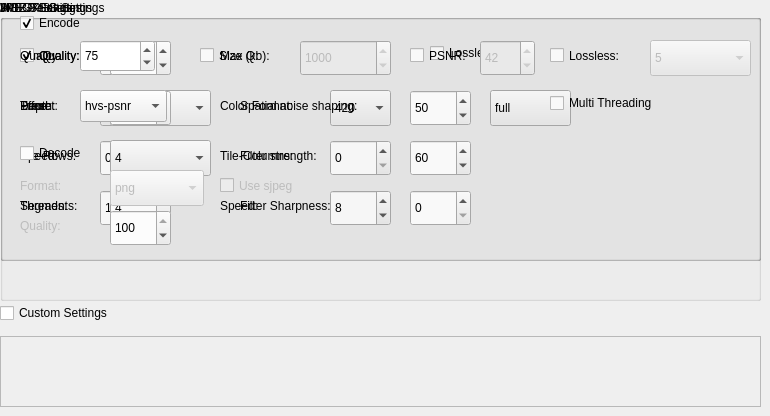
   <widget class="QWidget" name="tab_2">
    <attribute name="title">
     <string>Settings</string>
    </attribute>
    <widget class="QTextEdit" name="textEditCustomSettings">
     <property name="enabled">
      <bool>false</bool>
     </property>
     <property name="geometry">
      <rect>
       <x>0</x>
       <y>336</y>
       <width>761</width>
       <height>71</height>
      </rect>
     </property>
    </widget>
    <widget class="QCheckBox" name="checkBoxCustomSettings">
     <property name="geometry">
      <rect>
       <x>0</x>
       <y>300</y>
       <width>141</width>
       <height>26</height>
      </rect>
     </property>
     <property name="text">
      <string>Custom Settings</string>
     </property>
    </widget>
    <widget class="QGroupBox" name="groupBoxAvif">
     <property name="geometry">
      <rect>
       <x>0</x>
       <y>0</y>
       <width>761</width>
       <height>261</height>
      </rect>
     </property>
     <property name="visible">
      <bool>false</bool>
     </property>
     <property name="title">
      <string>AVIF Settings</string>
     </property>
     <property name="flat">
      <bool>false</bool>
     </property>
     <widget class="QSpinBox" name="spinBoxAvifTileCols">
      <property name="enabled">
       <bool>true</bool>
      </property>
      <property name="geometry">
       <rect>
        <x>330</x>
        <y>140</y>
        <width>61</width>
        <height>36</height>
       </rect>
      </property>
      <property name="maximum">
       <number>6</number>
      </property>
     </widget>
     <widget class="QComboBox" name="comboBoxAvifColorFormat">
      <property name="enabled">
       <bool>true</bool>
      </property>
      <property name="geometry">
       <rect>
        <x>330</x>
        <y>90</y>
        <width>61</width>
        <height>36</height>
       </rect>
      </property>
      <item>
       <property name="text">
        <string>420</string>
       </property>
      </item>
      <item>
       <property name="text">
        <string>422</string>
       </property>
      </item>
      <item>
       <property name="text">
        <string>444</string>
       </property>
      </item>
     </widget>
     <widget class="QLabel" name="labelAvifColorFormat">
      <property name="enabled">
       <bool>true</bool>
      </property>
      <property name="geometry">
       <rect>
        <x>220</x>
        <y>90</y>
        <width>101</width>
        <height>31</height>
       </rect>
      </property>
      <property name="text">
       <string>Color Format:</string>
      </property>
     </widget>
     <widget class="QLabel" name="labelAvifTileColumns">
      <property name="enabled">
       <bool>true</bool>
      </property>
      <property name="geometry">
       <rect>
        <x>220</x>
        <y>140</y>
        <width>101</width>
        <height>31</height>
       </rect>
      </property>
      <property name="text">
       <string>Tile-Columns:</string>
      </property>
     </widget>
     <widget class="QLabel" name="labelAvifDepth">
      <property name="enabled">
       <bool>true</bool>
      </property>
      <property name="geometry">
       <rect>
        <x>20</x>
        <y>90</y>
        <width>67</width>
        <height>31</height>
       </rect>
      </property>
      <property name="text">
       <string>Depth:</string>
      </property>
     </widget>
     <widget class="QSpinBox" name="spinBoxAvifThreads">
      <property name="enabled">
       <bool>true</bool>
      </property>
      <property name="geometry">
       <rect>
        <x>100</x>
        <y>190</y>
        <width>61</width>
        <height>36</height>
       </rect>
      </property>
      <property name="minimum">
       <number>1</number>
      </property>
      <property name="maximum">
       <number>32</number>
      </property>
     </widget>
     <widget class="QComboBox" name="comboBoxAvifRange">
      <property name="enabled">
       <bool>true</bool>
      </property>
      <property name="geometry">
       <rect>
        <x>490</x>
        <y>90</y>
        <width>81</width>
        <height>36</height>
       </rect>
      </property>
      <item>
       <property name="text">
        <string>full</string>
       </property>
      </item>
      <item>
       <property name="text">
        <string>limited</string>
       </property>
      </item>
     </widget>
     <widget class="QCheckBox" name="checkBoxAvifLossless">
      <property name="geometry">
       <rect>
        <x>430</x>
        <y>40</y>
        <width>97</width>
        <height>26</height>
       </rect>
      </property>
      <property name="text">
       <string>Lossless</string>
      </property>
     </widget>
     <widget class="QLabel" name="labelAvifSpeed">
      <property name="enabled">
       <bool>true</bool>
      </property>
      <property name="geometry">
       <rect>
        <x>220</x>
        <y>190</y>
        <width>67</width>
        <height>31</height>
       </rect>
      </property>
      <property name="text">
       <string>Speed:</string>
      </property>
     </widget>
     <widget class="QLabel" name="labelAvifThreads">
      <property name="enabled">
       <bool>true</bool>
      </property>
      <property name="geometry">
       <rect>
        <x>20</x>
        <y>190</y>
        <width>67</width>
        <height>31</height>
       </rect>
      </property>
      <property name="text">
       <string>Threads:</string>
      </property>
     </widget>
     <widget class="QSpinBox" name="spinBoxAvifMaxQ">
      <property name="enabled">
       <bool>true</bool>
      </property>
      <property name="geometry">
       <rect>
        <x>330</x>
        <y>40</y>
        <width>61</width>
        <height>36</height>
       </rect>
      </property>
      <property name="maximum">
       <number>63</number>
      </property>
      <property name="value">
       <number>20</number>
      </property>
     </widget>
     <widget class="QLabel" name="labelAvifRange">
      <property name="geometry">
       <rect>
        <x>430</x>
        <y>90</y>
        <width>51</width>
        <height>31</height>
       </rect>
      </property>
      <property name="text">
       <string>Range:</string>
      </property>
     </widget>
     <widget class="QComboBox" name="comboBoxAvifDepth">
      <property name="enabled">
       <bool>true</bool>
      </property>
      <property name="geometry">
       <rect>
        <x>100</x>
        <y>90</y>
        <width>61</width>
        <height>36</height>
       </rect>
      </property>
      <item>
       <property name="text">
        <string>8</string>
       </property>
      </item>
      <item>
       <property name="text">
        <string>10</string>
       </property>
      </item>
      <item>
       <property name="text">
        <string>12</string>
       </property>
      </item>
     </widget>
     <widget class="QSpinBox" name="spinBoxAvifMinQ">
      <property name="enabled">
       <bool>true</bool>
      </property>
      <property name="geometry">
       <rect>
        <x>100</x>
        <y>40</y>
        <width>61</width>
        <height>36</height>
       </rect>
      </property>
      <property name="maximum">
       <number>63</number>
      </property>
     </widget>
     <widget class="QLabel" name="labelAvifTileRows">
      <property name="enabled">
       <bool>true</bool>
      </property>
      <property name="geometry">
       <rect>
        <x>20</x>
        <y>140</y>
        <width>71</width>
        <height>31</height>
       </rect>
      </property>
      <property name="text">
       <string>Tile-Rows:</string>
      </property>
     </widget>
     <widget class="QLabel" name="labelAvifMaxQ">
      <property name="enabled">
       <bool>true</bool>
      </property>
      <property name="geometry">
       <rect>
        <x>220</x>
        <y>40</y>
        <width>67</width>
        <height>31</height>
       </rect>
      </property>
      <property name="text">
       <string>Max Q:</string>
      </property>
     </widget>
     <widget class="QSpinBox" name="spinBoxAvifSpeed">
      <property name="enabled">
       <bool>true</bool>
      </property>
      <property name="geometry">
       <rect>
        <x>330</x>
        <y>190</y>
        <width>61</width>
        <height>36</height>
       </rect>
      </property>
      <property name="minimum">
       <number>0</number>
      </property>
      <property name="maximum">
       <number>10</number>
      </property>
      <property name="value">
       <number>8</number>
      </property>
     </widget>
     <widget class="QLabel" name="labelAvifMinQ">
      <property name="enabled">
       <bool>true</bool>
      </property>
      <property name="geometry">
       <rect>
        <x>20</x>
        <y>40</y>
        <width>67</width>
        <height>31</height>
       </rect>
      </property>
      <property name="text">
       <string>Min Q:</string>
      </property>
     </widget>
     <widget class="QSpinBox" name="spinBoxAvifTileRows">
      <property name="enabled">
       <bool>true</bool>
      </property>
      <property name="geometry">
       <rect>
        <x>100</x>
        <y>140</y>
        <width>61</width>
        <height>36</height>
       </rect>
      </property>
      <property name="maximum">
       <number>6</number>
      </property>
     </widget>
    </widget>
    <widget class="QGroupBox" name="groupBoxWebp">
     <property name="geometry">
      <rect>
       <x>0</x>
       <y>0</y>
       <width>761</width>
       <height>261</height>
      </rect>
     </property>
     <property name="visible">
      <bool>false</bool>
     </property>
     <property name="title">
      <string>WEBP Settings</string>
     </property>
     <widget class="QSpinBox" name="spinBoxWebpQ">
      <property name="geometry">
       <rect>
        <x>110</x>
        <y>40</y>
        <width>61</width>
        <height>36</height>
       </rect>
      </property>
      <property name="maximum">
       <number>100</number>
      </property>
      <property name="value">
       <number>75</number>
      </property>
     </widget>
     <widget class="QLabel" name="labelWebpPreset">
      <property name="enabled">
       <bool>true</bool>
      </property>
      <property name="geometry">
       <rect>
        <x>20</x>
        <y>90</y>
        <width>67</width>
        <height>31</height>
       </rect>
      </property>
      <property name="text">
       <string>Preset:</string>
      </property>
     </widget>
     <widget class="QComboBox" name="comboBoxWebpPreset">
      <property name="geometry">
       <rect>
        <x>110</x>
        <y>90</y>
        <width>101</width>
        <height>36</height>
       </rect>
      </property>
      <item>
       <property name="text">
        <string>default</string>
       </property>
      </item>
      <item>
       <property name="text">
        <string>photo</string>
       </property>
      </item>
      <item>
       <property name="text">
        <string>picture</string>
       </property>
      </item>
      <item>
       <property name="text">
        <string>drawing</string>
       </property>
      </item>
      <item>
       <property name="text">
        <string>icon</string>
       </property>
      </item>
      <item>
       <property name="text">
        <string>text</string>
       </property>
      </item>
     </widget>
     <widget class="QCheckBox" name="checkBoxWebpLossless">
      <property name="geometry">
       <rect>
        <x>550</x>
        <y>40</y>
        <width>97</width>
        <height>31</height>
       </rect>
      </property>
      <property name="text">
       <string>Lossless:</string>
      </property>
     </widget>
     <widget class="QComboBox" name="comboBoxWebpLossless">
      <property name="enabled">
       <bool>false</bool>
      </property>
      <property name="geometry">
       <rect>
        <x>650</x>
        <y>40</y>
        <width>101</width>
        <height>36</height>
       </rect>
      </property>
      <property name="currentIndex">
       <number>5</number>
      </property>
      <item>
       <property name="text">
        <string>0 - fastest</string>
       </property>
      </item>
      <item>
       <property name="text">
        <string>1</string>
       </property>
      </item>
      <item>
       <property name="text">
        <string>2</string>
       </property>
      </item>
      <item>
       <property name="text">
        <string>3</string>
       </property>
      </item>
      <item>
       <property name="text">
        <string>4</string>
       </property>
      </item>
      <item>
       <property name="text">
        <string>5</string>
       </property>
      </item>
      <item>
       <property name="text">
        <string>6</string>
       </property>
      </item>
      <item>
       <property name="text">
        <string>7</string>
       </property>
      </item>
      <item>
       <property name="text">
        <string>8</string>
       </property>
      </item>
      <item>
       <property name="text">
        <string>9 - slowest</string>
       </property>
      </item>
     </widget>
     <widget class="QLabel" name="labelWebpSpeed">
      <property name="enabled">
       <bool>true</bool>
      </property>
      <property name="geometry">
       <rect>
        <x>20</x>
        <y>140</y>
        <width>67</width>
        <height>31</height>
       </rect>
      </property>
      <property name="text">
       <string>Speed:</string>
      </property>
     </widget>
     <widget class="QComboBox" name="comboBoxWebpSpeed">
      <property name="geometry">
       <rect>
        <x>110</x>
        <y>140</y>
        <width>101</width>
        <height>36</height>
       </rect>
      </property>
      <property name="currentIndex">
       <number>4</number>
      </property>
      <item>
       <property name="text">
        <string>0 - fastest</string>
       </property>
      </item>
      <item>
       <property name="text">
        <string>1</string>
       </property>
      </item>
      <item>
       <property name="text">
        <string>2</string>
       </property>
      </item>
      <item>
       <property name="text">
        <string>3</string>
       </property>
      </item>
      <item>
       <property name="text">
        <string>4</string>
       </property>
      </item>
      <item>
       <property name="text">
        <string>5</string>
       </property>
      </item>
      <item>
       <property name="text">
        <string>6 - slowest</string>
       </property>
      </item>
     </widget>
     <widget class="QLabel" name="labelWebpSegments">
      <property name="enabled">
       <bool>true</bool>
      </property>
      <property name="geometry">
       <rect>
        <x>20</x>
        <y>190</y>
        <width>81</width>
        <height>31</height>
       </rect>
      </property>
      <property name="text">
       <string>Segments:</string>
      </property>
     </widget>
     <widget class="QSpinBox" name="spinBoxWebpSegments">
      <property name="geometry">
       <rect>
        <x>110</x>
        <y>190</y>
        <width>61</width>
        <height>36</height>
       </rect>
      </property>
      <property name="minimum">
       <number>1</number>
      </property>
      <property name="maximum">
       <number>4</number>
      </property>
      <property name="value">
       <number>4</number>
      </property>
     </widget>
     <widget class="QCheckBox" name="checkBoxWebpQuality">
      <property name="geometry">
       <rect>
        <x>20</x>
        <y>40</y>
        <width>97</width>
        <height>31</height>
       </rect>
      </property>
      <property name="text">
       <string>Quality:</string>
      </property>
      <property name="checked">
       <bool>true</bool>
      </property>
     </widget>
     <widget class="QCheckBox" name="checkBoxWebpSize">
      <property name="geometry">
       <rect>
        <x>200</x>
        <y>40</y>
        <width>121</width>
        <height>31</height>
       </rect>
      </property>
      <property name="text">
       <string>Size (kb):</string>
      </property>
     </widget>
     <widget class="QSpinBox" name="spinBoxWebpSize">
      <property name="enabled">
       <bool>false</bool>
      </property>
      <property name="geometry">
       <rect>
        <x>300</x>
        <y>40</y>
        <width>91</width>
        <height>36</height>
       </rect>
      </property>
      <property name="minimum">
       <number>1</number>
      </property>
      <property name="maximum">
       <number>100000</number>
      </property>
      <property name="singleStep">
       <number>100</number>
      </property>
      <property name="value">
       <number>1000</number>
      </property>
     </widget>
     <widget class="QCheckBox" name="checkBoxWebpPSNR">
      <property name="geometry">
       <rect>
        <x>410</x>
        <y>40</y>
        <width>121</width>
        <height>31</height>
       </rect>
      </property>
      <property name="text">
       <string>PSNR:</string>
      </property>
     </widget>
     <widget class="QSpinBox" name="spinBoxWebpPSNR">
      <property name="enabled">
       <bool>false</bool>
      </property>
      <property name="geometry">
       <rect>
        <x>480</x>
        <y>40</y>
        <width>55</width>
        <height>36</height>
       </rect>
      </property>
      <property name="minimum">
       <number>1</number>
      </property>
      <property name="maximum">
       <number>63</number>
      </property>
      <property name="value">
       <number>42</number>
      </property>
     </widget>
     <widget class="QLabel" name="labelWebpNoiseShaping">
      <property name="geometry">
       <rect>
        <x>240</x>
        <y>90</y>
        <width>161</width>
        <height>31</height>
       </rect>
      </property>
      <property name="text">
       <string>Spatial noise shaping:</string>
      </property>
     </widget>
     <widget class="QSpinBox" name="spinBoxWebNoiseShaping">
      <property name="geometry">
       <rect>
        <x>410</x>
        <y>90</y>
        <width>61</width>
        <height>36</height>
       </rect>
      </property>
      <property name="toolTip">
       <string>(0:off, 100:max), default=50</string>
      </property>
      <property name="maximum">
       <number>100</number>
      </property>
      <property name="value">
       <number>50</number>
      </property>
     </widget>
     <widget class="QLabel" name="labelWebpFilterStrength">
      <property name="geometry">
       <rect>
        <x>240</x>
        <y>140</y>
        <width>161</width>
        <height>31</height>
       </rect>
      </property>
      <property name="text">
       <string>Filter strength:</string>
      </property>
     </widget>
     <widget class="QSpinBox" name="spinBoxWebFilterStrength">
      <property name="geometry">
       <rect>
        <x>410</x>
        <y>140</y>
        <width>61</width>
        <height>36</height>
       </rect>
      </property>
      <property name="toolTip">
       <string>(0=off..100), default=60</string>
      </property>
      <property name="maximum">
       <number>100</number>
      </property>
      <property name="value">
       <number>60</number>
      </property>
     </widget>
     <widget class="QLabel" name="labelWebpFilterStrength_2">
      <property name="geometry">
       <rect>
        <x>240</x>
        <y>190</y>
        <width>161</width>
        <height>31</height>
       </rect>
      </property>
      <property name="text">
       <string>Filter Sharpness:</string>
      </property>
     </widget>
     <widget class="QSpinBox" name="spinBoxWebpFilterSharpness">
      <property name="geometry">
       <rect>
        <x>410</x>
        <y>190</y>
        <width>61</width>
        <height>36</height>
       </rect>
      </property>
      <property name="toolTip">
       <string>(0:most .. 7:least sharp), default=0</string>
      </property>
      <property name="maximum">
       <number>7</number>
      </property>
     </widget>
     <widget class="QCheckBox" name="checkBoxWebpMultiThreading">
      <property name="geometry">
       <rect>
        <x>550</x>
        <y>90</y>
        <width>141</width>
        <height>26</height>
       </rect>
      </property>
      <property name="text">
       <string>Multi Threading</string>
      </property>
     </widget>
    </widget>
    <widget class="QGroupBox" name="groupBoxJpegXl">
     <property name="geometry">
      <rect>
       <x>0</x>
       <y>0</y>
       <width>761</width>
       <height>261</height>
      </rect>
     </property>
     <property name="visible">
      <bool>false</bool>
     </property>
     <property name="toolTip">
      <string>100 = mathematically lossless. Default for already-lossy input (JPEG/GIF).</string>
     </property>
     <property name="title">
      <string>JPEGXL Settings</string>
     </property>
     <widget class="QSpinBox" name="spinBoxJpegXlQ">
      <property name="geometry">
       <rect>
        <x>110</x>
        <y>40</y>
        <width>61</width>
        <height>36</height>
       </rect>
      </property>
      <property name="maximum">
       <number>100</number>
      </property>
      <property name="value">
       <number>85</number>
      </property>
     </widget>
     <widget class="QLabel" name="labelJpegXlSpeed">
      <property name="geometry">
       <rect>
        <x>20</x>
        <y>90</y>
        <width>97</width>
        <height>31</height>
       </rect>
      </property>
      <property name="text">
       <string>Effort:</string>
      </property>
     </widget>
    <widget class="QSpinBox" name="spinBoxJpegXlEffort">
      <property name="geometry">
       <rect>
        <x>110</x>
        <y>90</y>
        <width>61</width>
        <height>36</height>
       </rect>
      </property>
      <property name="maximum">
       <number>11</number>
      </property>
      <property name="value">
       <number>7</number>
      </property>
     </widget>
     <!-- <widget class="QComboBox" name="comboBoxJpegXlSpeed">
      <property name="geometry">
       <rect>
        <x>110</x>
        <y>90</y>
        <width>121</width>
        <height>36</height>
       </rect>
      </property>
      <property name="currentIndex">
       <number>4</number>
      </property>
      <item>
       <property name="text">
        <string>3 - falcon</string>
       </property>
      </item>
      <item>
       <property name="text">
        <string>4 - cheetah</string>
       </property>
      </item>
      <item>
       <property name="text">
        <string>5 - hare</string>
       </property>
      </item>
      <item>
       <property name="text">
        <string>6 - wombat</string>
       </property>
      </item>
      <item>
       <property name="text">
        <string>7 - squirrel</string>
       </property>
      </item>
      <item>
       <property name="text">
        <string>8 - kitten</string>
       </property>
      </item>
      <item>
       <property name="text">
        <string>9 - tortoise</string>
       </property>
      </item>
     </widget> -->
     <widget class="QCheckBox" name="checkBoxJpegXlQ">
      <property name="geometry">
       <rect>
        <x>20</x>
        <y>40</y>
        <width>97</width>
        <height>31</height>
       </rect>
      </property>
      <property name="text">
       <string>Quality:</string>
      </property>
      <property name="checked">
       <bool>true</bool>
      </property>
     </widget>
     <!-- Commented out because there's no support in the current jxl version -->
     <!-- <widget class="QCheckBox" name="checkBoxJpegXlSize">
      <property name="enabled">
       <bool>true</bool>
      </property>
      <property name="geometry">
       <rect>
        <x>190</x>
        <y>40</y>
        <width>97</width>
        <height>31</height>
       </rect>
      </property>
      <property name="text">
       <string>Size (kb):</string>
      </property>
      <property name="checked">
       <bool>false</bool>
      </property>
     </widget>
     <widget class="QSpinBox" name="spinBoxJpegXlSize">
      <property name="enabled">
       <bool>false</bool>
      </property>
      <property name="geometry">
       <rect>
        <x>290</x>
        <y>40</y>
        <width>81</width>
        <height>36</height>
       </rect>
      </property>
      <property name="minimum">
       <number>1</number>
      </property>
      <property name="maximum">
       <number>100000</number>
      </property>
      <property name="singleStep">
       <number>100</number>
      </property>
      <property name="value">
       <number>1000</number>
      </property>
     </widget> -->
     <widget class="QCheckBox" name="checkBoxJpegXlEncode">
      <property name="geometry">
       <rect>
        <x>20</x>
        <y>10</y>
        <width>97</width>
        <height>26</height>
       </rect>
      </property>
      <property name="text">
       <string>Encode</string>
      </property>
      <property name="checked">
       <bool>true</bool>
      </property>
     </widget>
     <widget class="QCheckBox" name="checkBoxJpegXlDecode">
      <property name="enabled">
       <bool>true</bool>
      </property>
      <property name="geometry">
       <rect>
        <x>20</x>
        <y>140</y>
        <width>97</width>
        <height>26</height>
       </rect>
      </property>
      <property name="text">
       <string>Decode</string>
      </property>
      <property name="checked">
       <bool>false</bool>
      </property>
     </widget>
     <widget class="QLabel" name="labelJpegXlDecodeFormat">
      <property name="enabled">
       <bool>false</bool>
      </property>
      <property name="geometry">
       <rect>
        <x>20</x>
        <y>170</y>
        <width>67</width>
        <height>31</height>
       </rect>
      </property>
      <property name="text">
       <string>Format:</string>
      </property>
     </widget>
     <widget class="QComboBox" name="comboBoxJpegXlDecodeFormat">
      <property name="enabled">
       <bool>false</bool>
      </property>
      <property name="geometry">
       <rect>
        <x>110</x>
        <y>170</y>
        <width>94</width>
        <height>36</height>
       </rect>
      </property>
      <item>
       <property name="text">
        <string>png</string>
       </property>
      </item>
      <item>
       <property name="text">
        <string>jpg</string>
       </property>
      </item>
      <item>
       <property name="text">
        <string>ppm</string>
       </property>
      </item>
      <item>
       <property name="text">
        <string>pfm</string>
       </property>
      </item>
     </widget>
     <widget class="QCheckBox" name="checkBoxJpegXlDecodesjpeg">
      <property name="enabled">
       <bool>false</bool>
      </property>
      <property name="geometry">
       <rect>
        <x>220</x>
        <y>170</y>
        <width>97</width>
        <height>31</height>
       </rect>
      </property>
      <property name="text">
       <string>Use sjpeg</string>
      </property>
     </widget>
     <widget class="QLabel" name="labelJpegXlDecodeQuality">
      <property name="enabled">
       <bool>false</bool>
      </property>
      <property name="geometry">
       <rect>
        <x>20</x>
        <y>210</y>
        <width>67</width>
        <height>31</height>
       </rect>
      </property>
      <property name="text">
       <string>Quality:</string>
      </property>
     </widget>
     <widget class="QSpinBox" name="spinBoxJpegXlDecodeQ">
      <property name="geometry">
       <rect>
        <x>110</x>
        <y>210</y>
        <width>61</width>
        <height>36</height>
       </rect>
      </property>
      <property name="minimum">
       <number>1</number>
      </property>
      <property name="maximum">
       <number>100</number>
      </property>
      <property name="singleStep">
       <number>1</number>
      </property>
      <property name="value">
       <number>100</number>
      </property>
     </widget>
    </widget>
    <widget class="QGroupBox" name="groupBoxMozjpeg">
     <property name="geometry">
      <rect>
       <x>0</x>
       <y>0</y>
       <width>761</width>
       <height>301</height>
      </rect>
     </property>
     <property name="toolTip">
      <string>Tune trellis optimization - Default: PSNR-HVS</string>
     </property>
     <property name="title">
      <string>MOZJPEG Settings</string>
     </property>
     <widget class="QLabel" name="label_5">
      <property name="geometry">
       <rect>
        <x>20</x>
        <y>40</y>
        <width>58</width>
        <height>31</height>
       </rect>
      </property>
      <property name="text">
       <string>Quality:</string>
      </property>
     </widget>
     <widget class="QSpinBox" name="spinBoxMozjpegQ">
      <property name="geometry">
       <rect>
        <x>80</x>
        <y>40</y>
        <width>75</width>
        <height>32</height>
       </rect>
      </property>
      <property name="toolTip">
       <string>Compression quality (0..100; 5-95 is most useful range, default is 75)</string>
      </property>
      <property name="maximum">
       <number>100</number>
      </property>
      <property name="value">
       <number>75</number>
      </property>
     </widget>
     <widget class="QLabel" name="label_6">
      <property name="geometry">
       <rect>
        <x>20</x>
        <y>90</y>
        <width>58</width>
        <height>31</height>
       </rect>
      </property>
      <property name="text">
       <string>Tune:</string>
      </property>
     </widget>
     <widget class="QComboBox" name="comboBoxMozjpegTune">
      <property name="geometry">
       <rect>
        <x>80</x>
        <y>90</y>
        <width>87</width>
        <height>32</height>
       </rect>
      </property>
      <property name="currentIndex">
       <number>1</number>
      </property>
      <item>
       <property name="text">
        <string>psnr</string>
       </property>
      </item>
      <item>
       <property name="text">
        <string>hvs-psnr</string>
       </property>
      </item>
      <item>
       <property name="text">
        <string>ssim</string>
       </property>
      </item>
      <item>
       <property name="text">
        <string>ms-ssim</string>
       </property>
      </item>
     </widget>
    </widget>
   </widget>
